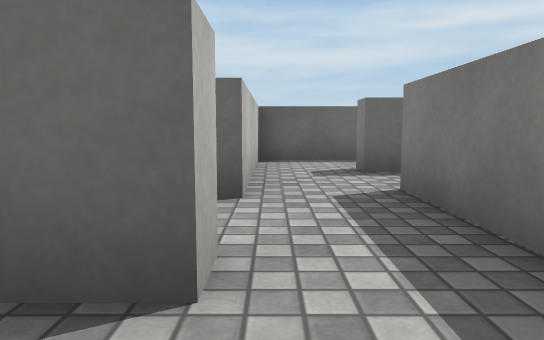
view 1 (above)

18 first-person views from a walk through a scene from a Unity 3-D project. The camera is 0.58 m above the floor, tilts 6° down and sees 70° across. The floor is counted in squares, 1 m on a side. Each view is taken from the middle of a square. On the plan, view 1 faces up. The plan holds only what a view shows up to about 10 squares ahead; the rest is blank. The place goes on beyond the plan. Surface patterns are stand-ins for the level's own textures.

view 2
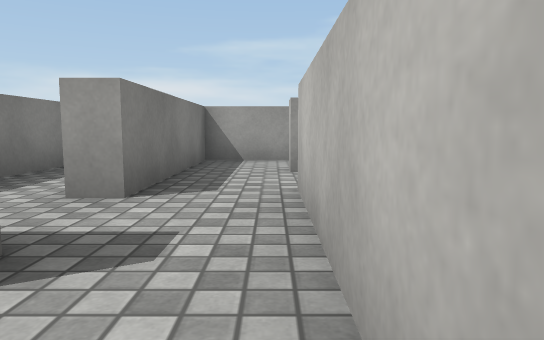

view 3
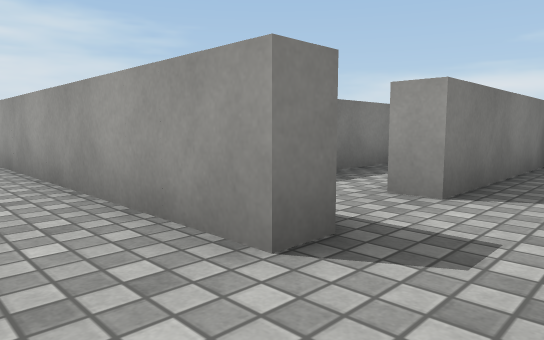

view 4
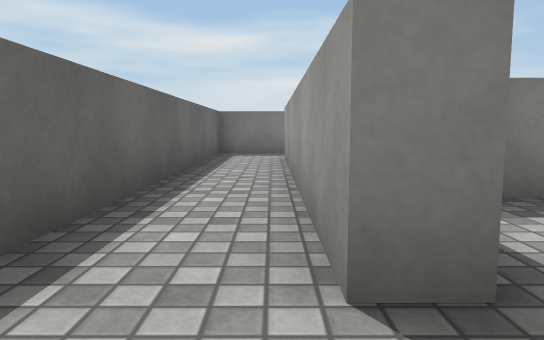

view 5
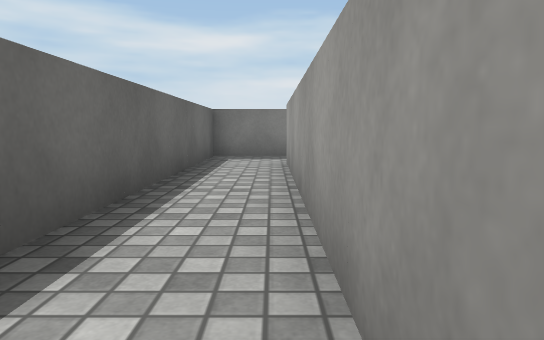

view 6
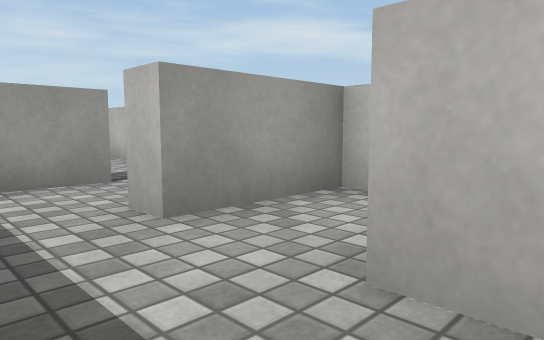

view 7
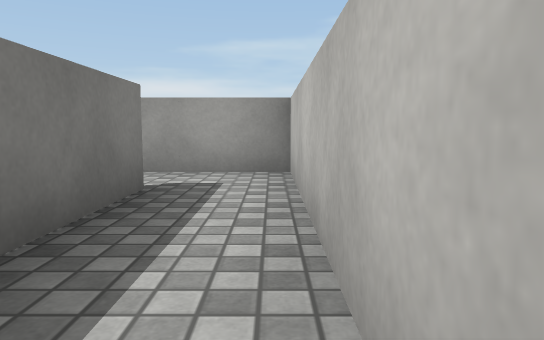

view 8
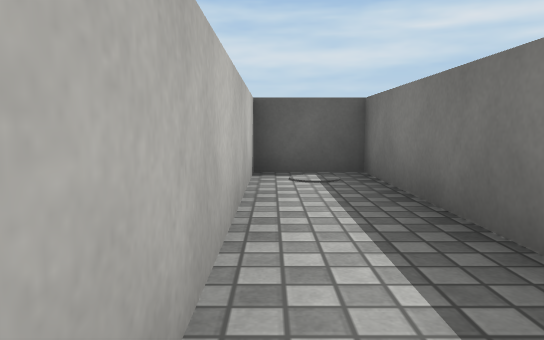

view 9
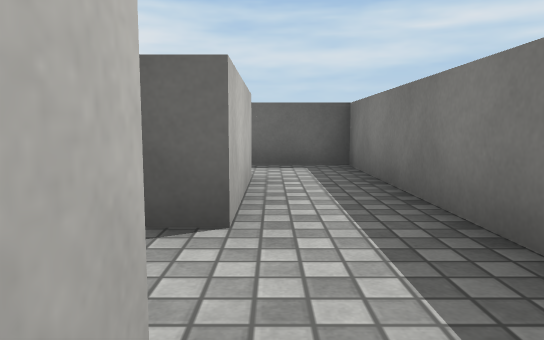

view 10
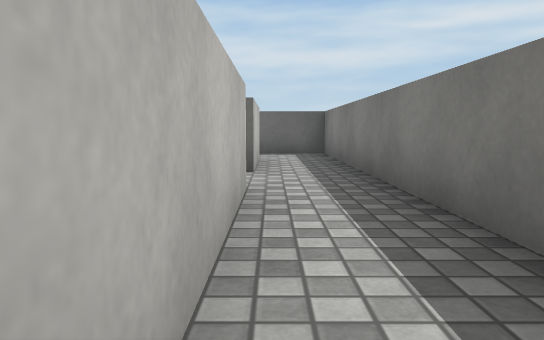

view 11
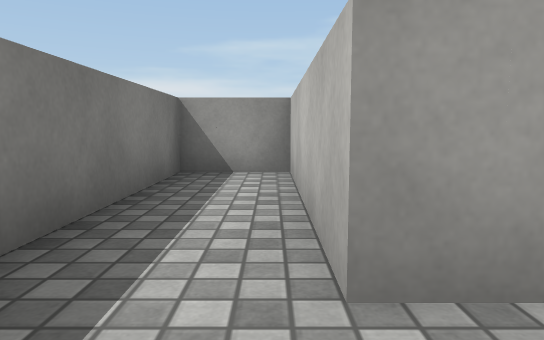

view 12
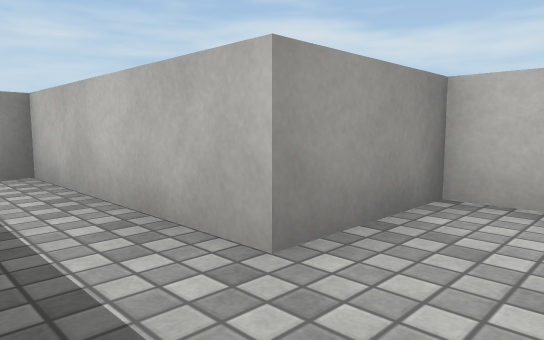

view 13
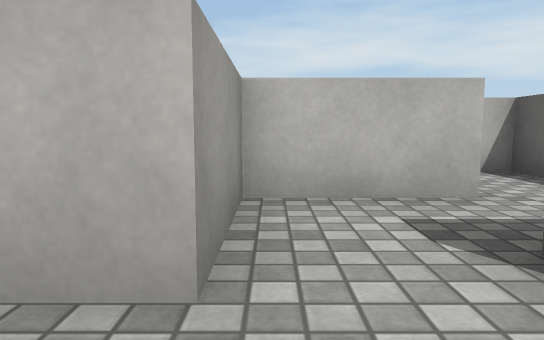

view 14
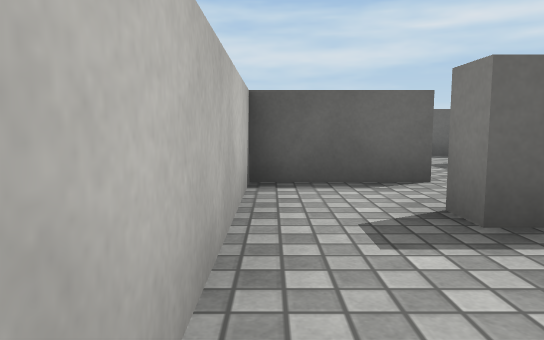

view 15
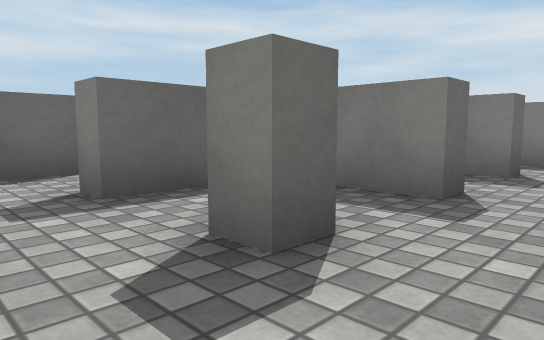

view 16
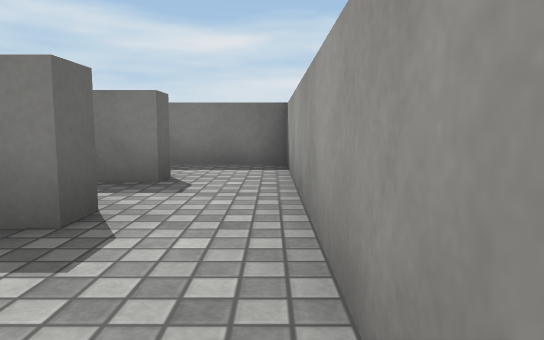

view 17
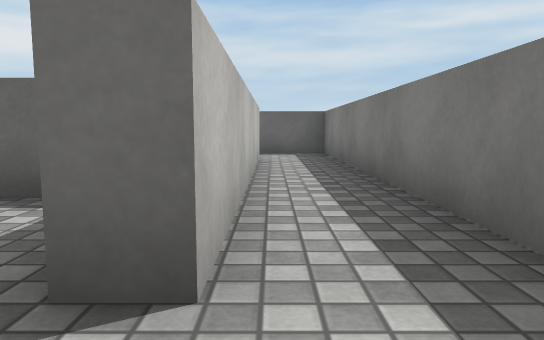

view 18
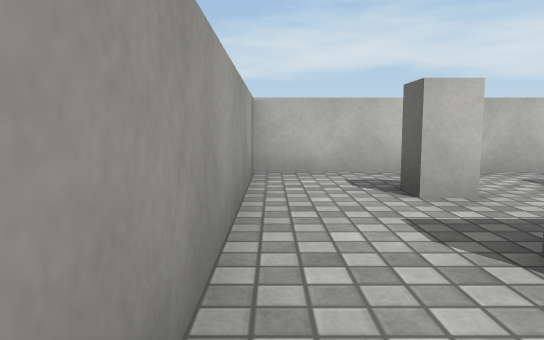

### Floor plan
Points are (right, up) in squares from view 1. A wall is a line through its corners. A room is listed if a view was taken in it or the views show most of it. See-through windows are left out.
Room 1 (views 1, 14, 15, 16, 17, 18)
walls: (-0.3, -2.1) (-0.3, -2.8) (-0.7, -2.8) (-0.7, -2.2); (0.4, -0.8) (-0.7, -0.8) (-0.7, -0.2) (1.3, -0.2) (1.3, 1.5); (-0.3, 1.2) (-2.2, 1.2) (-2.2, -4.3) (5.3, -4.3) (5.3, -2.2); (3.9, -2.8) (3.3, -2.8) (3.3, 3.6); (1.8, 3.7) (1.8, -2.8) (1.3, -2.8) (1.3, -1.6)
ways out: opening at (0, 1) to room 2; opening at (2, 3) to room 2
Room 2 (views 2, 3, 4, 5, 6)
walls: (3.3, 3.6) (3.3, 5.3) (1.3, 5.3) (1.3, 5.7) (7.5, 5.7); (7.8, 5.8) (7.8, 3.2); (1.3, 1.5) (1.3, 3.7) (1.8, 3.7); (9.3, 3.5) (9.3, 7.2) (-0.3, 7.2) (-0.3, 3.2); (-0.3, 1.8) (-0.3, 1.2)
ways out: opening at (0, 1) to room 1; opening at (2, 3) to room 1; opening at (-1, 2.5) to room 3; opening at (8.5, 4.5) to room 4
Room 3 (views 7, 8)
walls: (-0.7, 3.2) (-0.7, 7.2) (-2.2, 7.2) (-2.2, 1.8) (-0.3, 1.8)
ways out: opening at (-1, 2.5) to room 2
Room 4 (views 9, 10, 11, 12, 13)
walls: (7.8, 3.2) (7.2, 3.2); (5.7, 3.9) (5.7, 1.8) (7.8, 1.8) (7.8, -2.2) (9.3, -2.2) (9.3, 3.5)
ways out: opening at (8.5, 4.5) to room 2; opening at (5, 4)

Positions as (right, up) in squares from view 1, and headings:
1: (0, 0), facing up
2: (0, 7), facing down
3: (0, 7), facing down-right
4: (0, 6), facing right
5: (1, 6), facing right
6: (1, 4), facing down-left
7: (-2, 7), facing down
8: (-2, 2), facing up
9: (8, 1), facing up
10: (8, -2), facing up
11: (8, 3), facing down
12: (9, 3), facing down-left
13: (9, 2), facing left
14: (-2, -3), facing up
15: (-2, -4), facing up-right
16: (-1, -4), facing right
17: (2, -4), facing up
18: (3, -4), facing left
